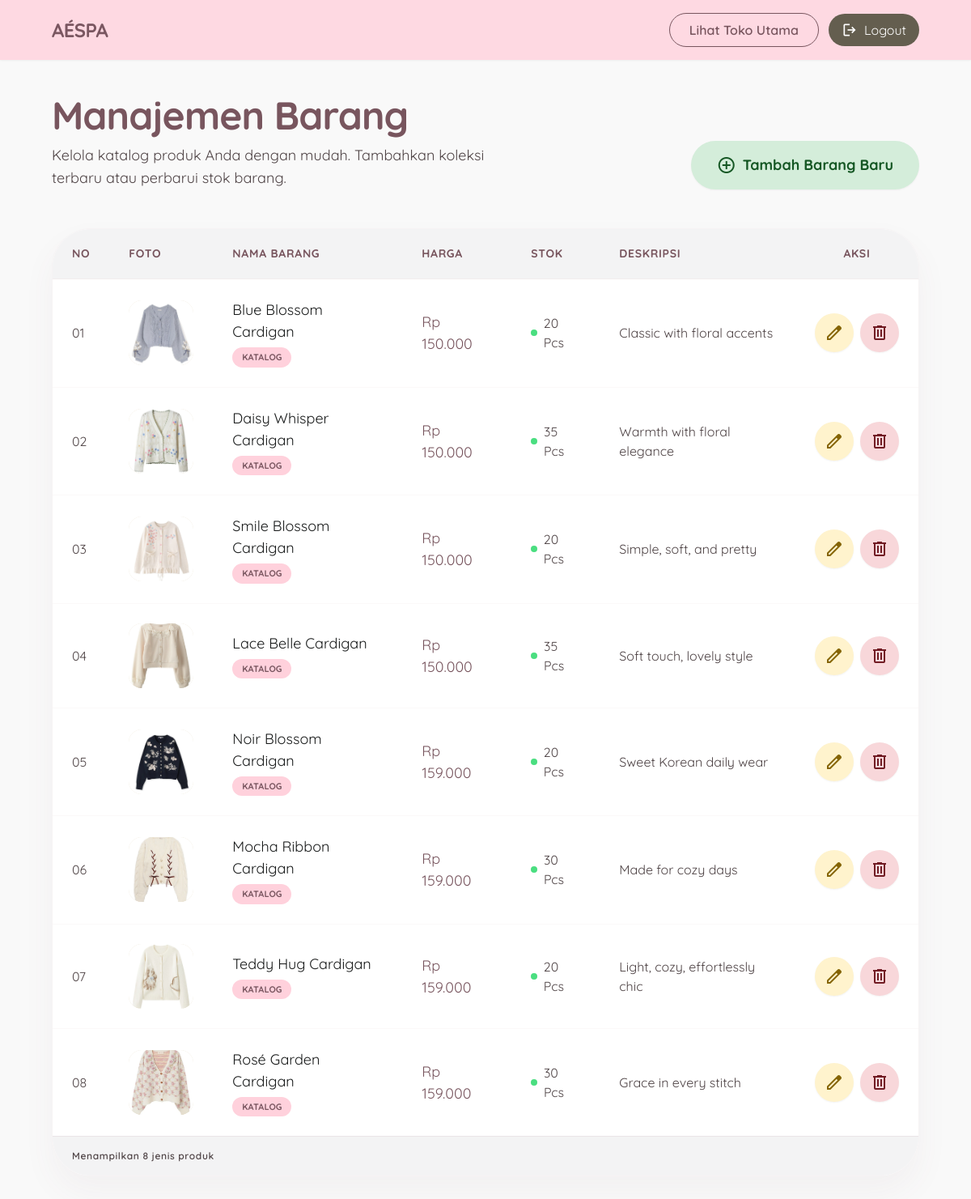
The app's page /admin/index.php (signed in) with its own data.
### tables this page shows
CREATE TABLE `barang` (
  `id` int NOT NULL,
  `nama_barang` varchar(100) NOT NULL,
  `harga` int NOT NULL,
  `stok` int NOT NULL,
  `foto` text NOT NULL,
  `deskripsi` text
);

### admin/index.php (the view, shortened to what this page needs)
<?php
include '../koneksi.php';
$query = mysqli_query($koneksi, "SELECT * FROM barang");
?>
<!DOCTYPE html>
<html class="light" lang="id">
<head>
    <script src="https://cdn.tailwindcss.com?plugins=forms,container-queries"></script>
    <script id="tailwind-config">
        tailwind.config = {
            darkMode: "class",
            theme: {
                extend: {
                    "colors": {
                        "surface-tint": "#78555e",
                        "on-tertiary": "#ffffff",
                        "surface-container-low": "#f3f3f4",
                        "primary-fixed": "#ffd9e2",
                        "on-primary": "#ffffff",
                        "secondary-fixed": "#ebe2ce",
                        "on-surface-variant": "#4f4446",
                        "on-primary-fixed-variant": "#5e3e47",
                        "on-background": "#1a1c1c",
                        "error-container": "#ffdad6",
                        "tertiary": "#7b5644",
                        "secondary-fixed-dim": "#cfc6b3",
                        "error": "#ba1a1a",
                        "surface-bright": "#f9f9f9",
                        "tertiary-container": "#ffd4c2",
                        "primary": "#78555e",
                        "surface-container": "#eeeeee",
                        "on-error": "#ffffff",
                        "primary-fixed-dim": "#e7bbc6",
                        "on-secondary": "#ffffff",
                        "tertiary-fixed-dim": "#edbca6",
                        "surface-variant": "#e2e2e2",
                        "surface-container-high": "#e8e8e8",
                        "on-tertiary-fixed-variant": "#613e2e",
                        "tertiary-fixed": "#ffdbcc",
                        "on-secondary-container": "#6a6454",
                        "outline-variant": "#d3c3c5",
                        "background": "#f9f9f9",
                        "on-error-container": "#93000a",
                        "inverse-primary": "#e7bbc6",
                        "on-surface": "#1a1c1c",
                        "surface-container-lowest": "#ffffff",
                        "on-tertiary-container": "#7e5847",
                        "surface-dim": "#dadada",
                        "inverse-on-surface": "#f0f1f1",
                        "primary-container": "#ffd1dc",
                        "surface": "#f9f9f9",
                        "outline": "#817476",
                        "on-primary-container": "#7a5761",
                        "secondary": "#645e4f",
                        "on-primary-fixed": "#2d141c",
                        "on-tertiary-fixed": "#2f1407",
                        "surface-container-highest": "#e2e2e2",
                        "secondary-container": "#ebe2ce",
                        "on-secondary-fixed": "#1f1b0f",
                        "inverse-surface": "#2f3131",
                        "on-secondary-fixed-variant": "#4c4638"
                    },
                    "borderRadius": {
                        "DEFAULT": "1rem",
                        "lg": "2rem",
                        "xl": "3rem",
                        "full": "9999px"
                    },
                    "spacing": {
                        "container-padding-desktop": "64px",
                        "container-padding-mobile": "20px",
                        "unit": "4px",
                        "gutter": "24px",
                        "section-gap": "80px"
                    },
                    "fontFamily": {
                        "headline-md": ["Quicksand"],
                        "display-lg-mobile": ["Quicksand"],
                        "body-lg": ["Quicksand"],
                        "label-sm": ["Quicksand"],
                        "display-lg": ["Quicksand"],
                        "body-md": ["Quicksand"]
                    },
                    "fontSize": {
                        "headline-md": ["24px", {"lineHeight": "32px", "fontWeight": "600"}],
                        "display-lg-mobile": ["32px", {"lineHeight": "40px", "letterSpacing": "-0.02em", "fontWeight": "700"}],
                        "body-lg": ["18px", {"lineHeight": "28px", "fontWeight": "400"}],
                        "label-sm": ["12px", {"lineHeight": "16px", "letterSpacing": "0.05em", "fontWeight": "600"}],
                        "display-lg": ["48px", {"lineHeight": "56px", "letterSpacing": "-0.02em", "fontWeight": "700"}],
                        "body-md": ["16px", {"lineHeight": "24px", "fontWeight": "400"}]
                    }
                }
            }
        }
    </script>
</head>
<body class="bg-background text-on-surface">
    <header class="w-full top-0 sticky z-50 bg-primary-container/80 backdrop-blur-md px-container-padding-desktop py-4 flex items-center justify-between shadow-sm">
        <div class="flex items-center gap-2">
            <span class="font-headline-md text-headline-md text-on-primary-container tracking-tight font-bold">AÉSPA</span>
        </div>
        <div class="flex items-center gap-6">
            <div class="flex items-center gap-3">
                <a href="../index.php" class="px-6 py-2 rounded-full border border-primary text-primary font-semibold hover:bg-primary/10 transition-all text-body-md font-body-md text-center">
                    Lihat Toko Utama
                </a>
                <a href="logout.php" class="flex items-center gap-2 px-4 py-2 rounded-full bg-secondary text-on-secondary hover:opacity-90 transition-all">
                    <span class="material-symbols-outlined text-[20px]">logout</span>
                    <span class="font-body-md text-body-md">Logout</span>
                </a>
            </div>
        </div>
    </header>
    <div class="flex min-h-screen">
        <main class="flex-1 px-container-padding-mobile md:px-container-padding-desktop py-10">
            <section class="flex flex-col md:flex-row md:items-end justify-between gap-6 mb-12">
                <div>
                    <h1 class="font-display-lg text-display-lg-mobile md:text-display-lg text-primary mb-2">Manajemen Barang</h1>
                    <p class="font-body-lg text-body-lg text-on-surface-variant max-w-xl">
                        Kelola katalog produk Anda dengan mudah. Tambahkan koleksi terbaru atau perbarui stok barang.
                    </p>
                </div>
                <a href="tambah.php" class="flex items-center gap-2 px-8 py-4 bg-[#d4edda] text-[#155724] rounded-full font-bold text-body-lg hover:scale-[1.02] active:scale-95 transition-all shadow-sm">
                    <span class="material-symbols-outlined">add_circle</span>
                    Tambah Barang Baru
                </a>
            </section>
            <div class="bg-surface-container-lowest rounded-xl overflow-hidden soft-glow border border-outline-variant/20">
                <div class="overflow-x-auto custom-scrollbar">
                    <table class="w-full text-left border-collapse">
                        <thead class="bg-surface-container-low border-b border-outline-variant/30">
                            <tr>
                                <th class="px-6 py-5 font-headline-md text-[14px] text-primary uppercase tracking-wider">No</th>
                                <th class="px-6 py-5 font-headline-md text-[14px] text-primary uppercase tracking-wider">Foto</th>
                                <th class="px-6 py-5 font-headline-md text-[14px] text-primary uppercase tracking-wider">Nama Barang</th>
                                <th class="px-6 py-5 font-headline-md text-[14px] text-primary uppercase tracking-wider">Harga</th>
                                <th class="px-6 py-5 font-headline-md text-[14px] text-primary uppercase tracking-wider">Stok</th>
                                <th class="px-6 py-5 font-headline-md text-[14px] text-primary uppercase tracking-wider">Deskripsi</th>
                                <th class="px-6 py-5 font-headline-md text-[14px] text-primary uppercase tracking-wider text-center">Aksi</th>
                            </tr>
                        </thead>
                        <tbody class="divide-y divide-outline-variant/10">
                            <?php
                            $no = 1;
                            if(mysqli_num_rows($query) > 0) {
                                while($data = mysqli_fetch_assoc($query)) {
                            ?>
                                <tr class="hover:bg-surface-bright transition-colors group">
                                    <td class="px-6 py-6 font-body-md text-body-md text-on-surface-variant"><?php echo sprintf("%02d", $no++); ?></td>
                                    <td class="px-6 py-6">
                                        <div class="w-20 h-20 rounded-2xl overflow-hidden bg-secondary-container flex-shrink-0">
                                            <img class="w-full h-full object-cover" src="../uploads/<?php echo $data['foto']; ?>" alt="Foto Produk">
                                        </div>
                                    </td>
                                    <td class="px-6 py-6">
                                        <p class="font-headline-md text-[18px] text-on-surface mb-1"><?php echo $data['nama_barang']; ?></p>
                                        <span class="inline-block px-3 py-1 bg-primary-container text-on-primary-container text-[11px] font-bold rounded-full">KATALOG</span>
                                    </td>
                                    <td class="px-6 py-6 font-headline-md text-[18px] text-primary">Rp <?php echo number_format($data['harga'], 0, ',', '.'); ?></td>
                                    <td class="px-6 py-6">
                                        <div class="flex items-center gap-2">
                                            <span class="w-2 h-2 rounded-full <?php echo $data['stok'] > 5 ? 'bg-green-400' : 'bg-orange-400'; ?>"></span>
                                            <span class="font-body-md text-body-md text-on-surface-variant"><?php echo $data['stok']; ?> Pcs</span>
                                        </div>
                                    </td>
                                    <td class="px-6 py-6 max-w-xs">
                                        <p class="font-body-md text-body-md text-on-surface-variant line-clamp-2">
                                            <?php echo $data['deskripsi']; ?>
                                        </p>
                                    </td>
                                    <td class="px-6 py-6">
                                        <div class="flex items-center justify-center gap-2">
                                            <a href="edit.php?id=<?php echo $data['id']; ?>" class="p-3 bg-[#fff3cd] text-[#856404] rounded-xl hover:scale-110 transition-all shadow-sm flex items-center">
                                                <span class="material-symbols-outlined">edit</span>
                                            </a>
                                            <a href="hapus.php?id=<?php echo $data['id']; ?>" onclick="return confirm('Yakin ingin menghapus produk cardigan ini?')" class="p-3 bg-[#f8d7da] text-[#721c24] rounded-xl hover:scale-110 transition-all shadow-sm flex items-center">
                                                <span class="material-symbols-outlined">delete</span>
                                            </a>
                                        </div>
                                    </td>
                                </tr>
                            <?php
                                }
                            } else {
                                echo "<tr><td colspan='7' class='text-center text-muted p-10 font-medium text-gray-400'>Belum ada data cardigan di etalase. Yuk tambah produk baru!</td></tr>";
                            }
                            ?>
                        </tbody>
                    </table>
                </div>
                <div class="px-6 py-4 bg-surface-container-low border-t border-outline-variant/30 flex items-center justify-between">
                    <p class="font-label-sm text-label-sm text-on-surface-variant">Menampilkan <?php echo mysqli_num_rows($query); ?> jenis produk</p>
                </div>
            </div>
        </main>
    </div>
</body>
</html>

### admin/index.php (style rules this page uses)
body { font-family: 'Quicksand', sans-serif; background-color: #f9f9f9; }
.material-symbols-outlined { font-variation-settings: 'FILL' 0, 'wght' 400, 'GRAD' 0, 'opsz' 24; }
.soft-glow { box-shadow: 0 20px 40px rgba(120, 85, 94, 0.05); }

### records on screen
barang: foto (picture), nama_barang "Blue Blossom Cardigan", harga "150.000", stok "20", deskripsi "Classic with floral accents"
barang: foto (picture), nama_barang "Daisy Whisper Cardigan", harga "150.000", stok "35", deskripsi "Warmth with floral elegance"
barang: foto (picture), nama_barang "Smile Blossom Cardigan", harga "150.000", stok "20", deskripsi "Simple, soft, and pretty"
barang: foto (picture), nama_barang "Lace Belle Cardigan", harga "150.000", stok "35", deskripsi "Soft touch, lovely style"
barang: foto (picture), nama_barang "Noir Blossom Cardigan", harga "159.000", stok "20", deskripsi "Sweet Korean daily wear"
barang: foto (picture), nama_barang "Mocha Ribbon Cardigan", harga "159.000", stok "30", deskripsi "Made for cozy days"
barang: foto (picture), nama_barang "Teddy Hug Cardigan", harga "159.000", stok "20", deskripsi "Light, cozy, effortlessly chic"
barang: foto (picture), nama_barang "Rosé Garden Cardigan", harga "159.000", stok "30", deskripsi "Grace in every stitch"

### other values on screen
mysqli_num_rows($query) "8"
